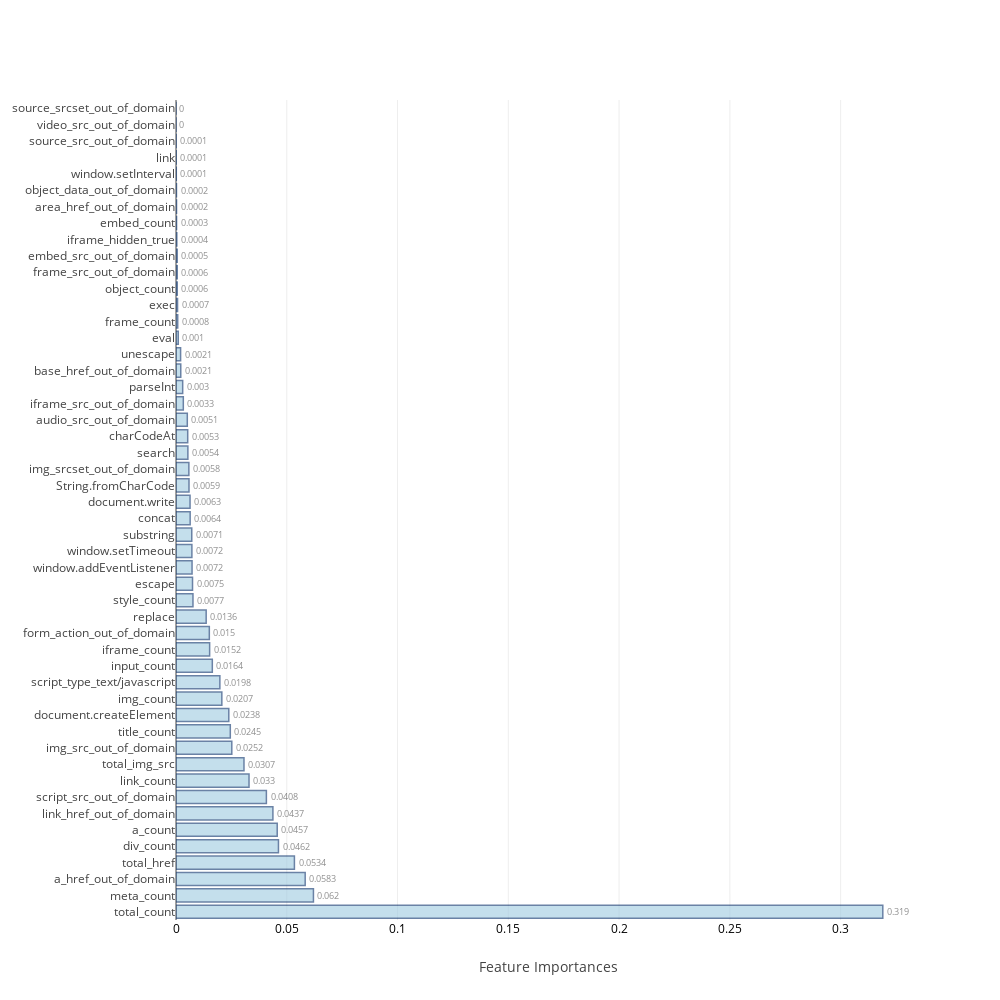

The notebook cell saved with this chart:
### Markdown cell above
### <a id='1.B' style="text-decoration : none; color : #000000;"> B. Average Feature Importances</a>

### Code cell
feat_impt_plot(np.average(feat_imp,axis=0),columns)

### Figure 1 — Plotly figure (JSON) as saved in the notebook; plotly's stock layout.template omitted (floating-point values rounded to 4 significant figures)
{"data": [{"marker": {"color": "rgb(158,202,225)", "line": {"color": "rgb(8,48,107)", "width": 1.5}}, "opacity": 0.6, "orientation": "h", "text": [0.319, 0.062, 0.0583, 0.0534, 0.0462, 0.0457, 0.0437, 0.0408, 0.033, 0.0307, 0.0252, 0.0245, 0.0238, 0.0207, 0.0198, 0.0164, 0.0152, 0.015, 0.0136, 0.0077, 0.0075, 0.0072, 0.0072, 0.0071, 0.0064, 0.0063, 0.0059, 0.0058, 0.0054, 0.0053, 0.0051, 0.0033, 0.003, 0.0021, 0.0021, 0.001, 0.0008, 0.0007, 0.0006, 0.0006, 0.0005, 0.0004, 0.0003, 0.0002, 0.0002, 0.0001, 0.0001, 0.0001, 0, 0], "textposition": "outside", "type": "bar", "uid": "0c2e6906-d62b-4249-98cb-66d80a05b71d", "x": [0.319, 0.06204, 0.05831, 0.05345, 0.04624, 0.04568, 0.04374, 0.04079, 0.03296, 0.03068, 0.02518, 0.02451, 0.02383, 0.02069, 0.0198, 0.01639, 0.01519, 0.01504, 0.01362, 0.007656, 0.007456, 0.007246, 0.007167, 0.007115, 0.006391, 0.006335, 0.005862, 0.005803, 0.005359, 0.005287, 0.0051, 0.003298, 0.003015, 0.002148, 0.002071, 0.001014, 0.0007736, 0.0006946, 0.0005777, 0.0005723, 0.0005453, 0.0003715, 0.0002536, 0.0002412, 0.0002055, 0.0001313, 8.557e-05, 5.779e-05, 7.36e-06, 2.348e-07], "y": ["total_count", "meta_count", "a_href_out_of_domain", "total_href", "div_count", "a_count", "link_href_out_of_domain", "script_src_out_of_domain", "link_count", "total_img_src", "img_src_out_of_domain", "title_count", "document.createElement", "img_count", "script_type_text/javascript", "input_count", "iframe_count", "form_action_out_of_domain", "replace", "style_count", "escape", "window.addEventListener", "window.setTimeout", "substring", "concat", "document.write", "String.fromCharCode", "img_srcset_out_of_domain", "search", "charCodeAt", "audio_src_out_of_domain", "iframe_src_out_of_domain", "parseInt", "base_href_out_of_domain", "unescape", "eval", "frame_count", "exec", "object_count", "frame_src_out_of_domain", "embed_src_out_of_domain", "iframe_hidden_true", "embed_count", "area_href_out_of_domain", "object_data_out_of_domain", "window.setInterval", "link", "source_src_out_of_domain", "video_src_out_of_domain", "source_srcset_out_of_domain"]}], "layout": {"autosize": false, "height": 1000, "width": 1000, "xaxis": {"tickfont": {"color": "black", "size": 12}, "title": "Feature Importances"}, "yaxis": {"automargin": true}}}
